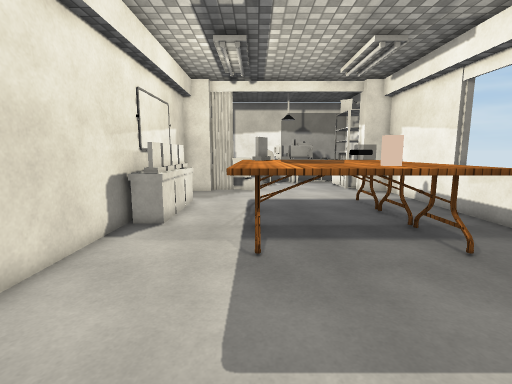
View 1 (above)

24 first-person views from a walk through a 3-D level made in the Unity game engine. The camera is 1.5 m above the floor, tilts 8° down and sees 85° across. The floor is counted in squares, 0.5 m on a side. Each view is taken from the middle of a square. On the plan, view 1 faces up. The plan holds only what a view shows up to about 20 squares ahead; the rest is blank. The place goes on beyond the plan. The player character is not drawn. Some surface patterns are stand-ins.

View 2
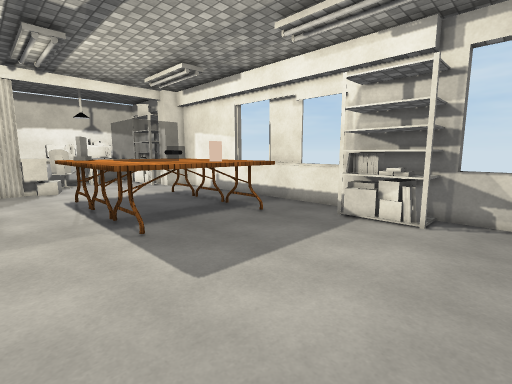

View 3
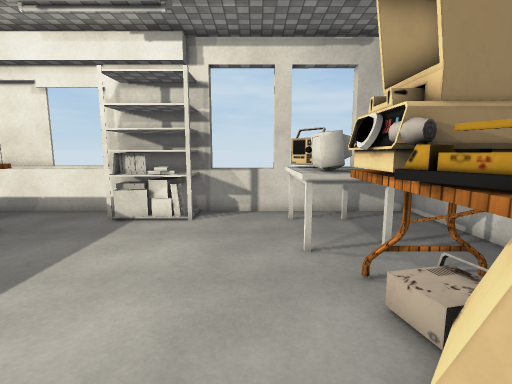

View 4
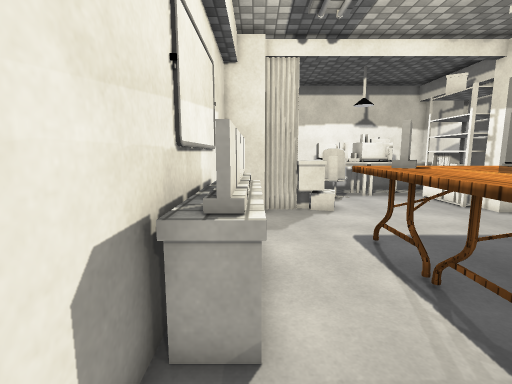

View 5
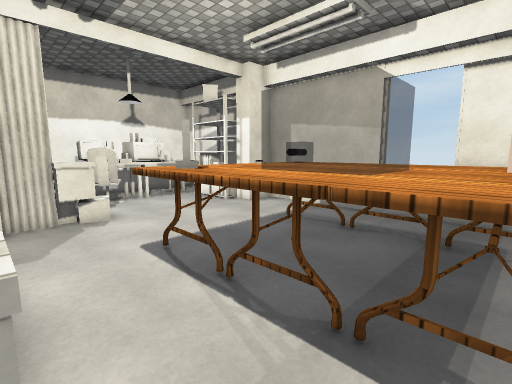

View 6
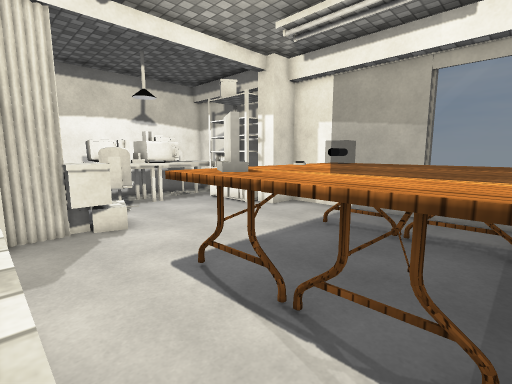

View 7
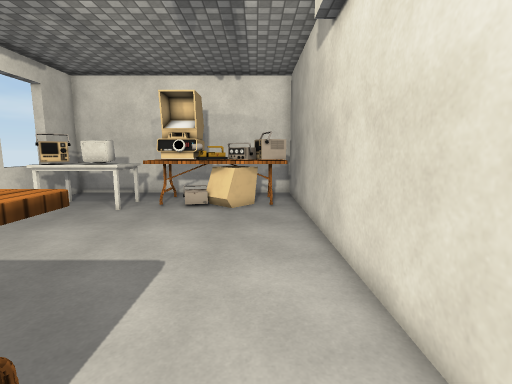

View 8
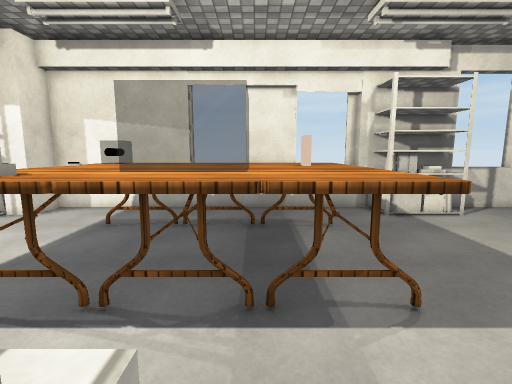

View 9
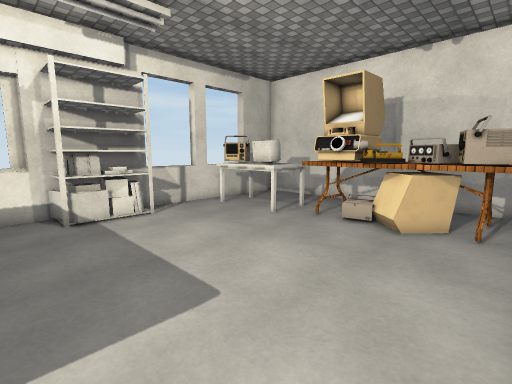

View 10
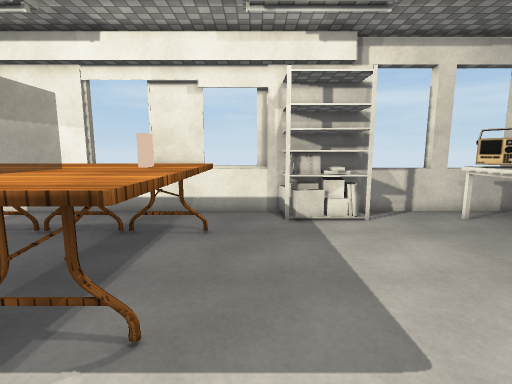

View 11
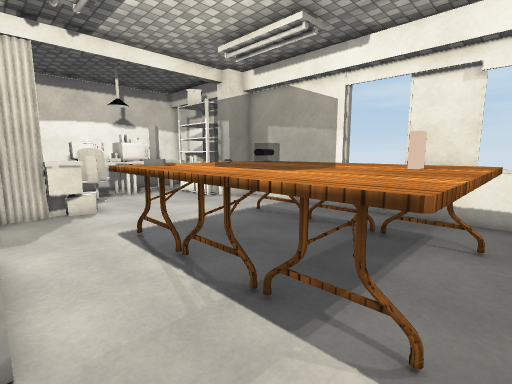

View 12
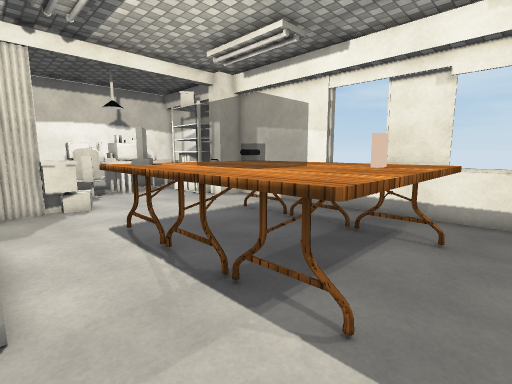

View 13
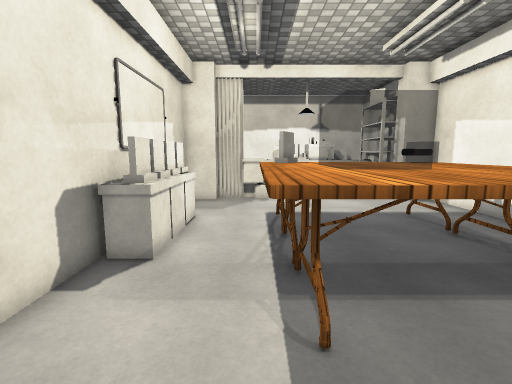

View 14
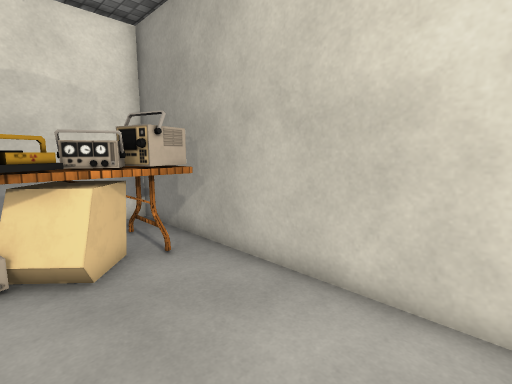

View 15
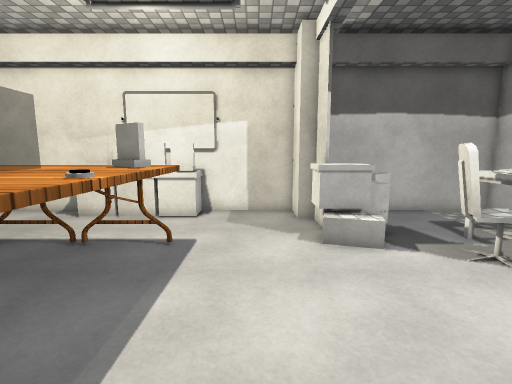

View 16
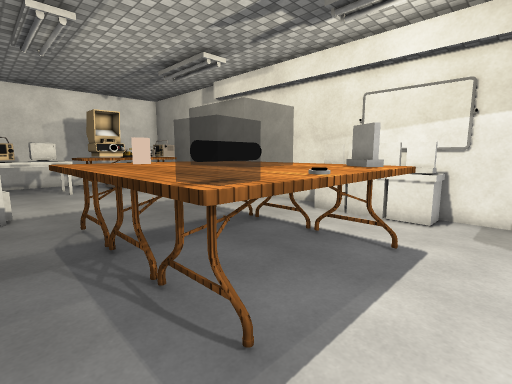

View 17
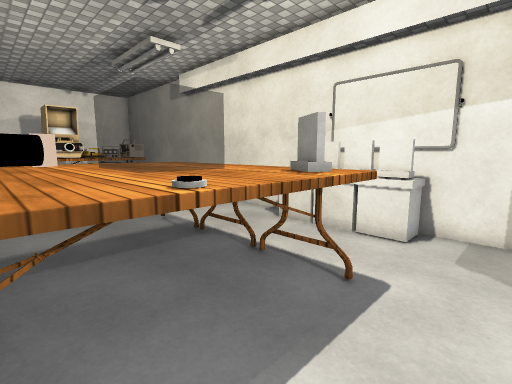

View 18
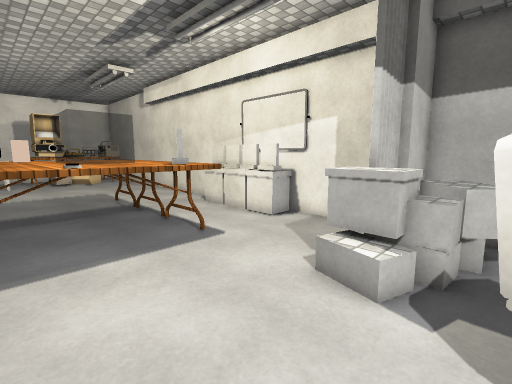

View 19
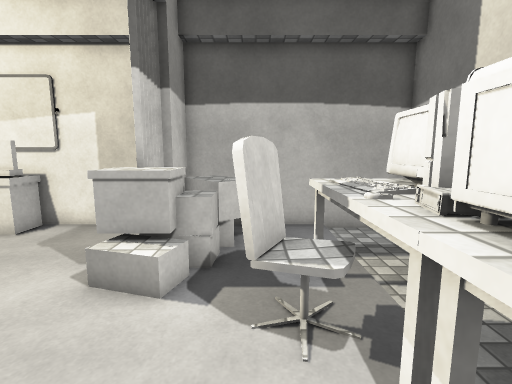

View 20
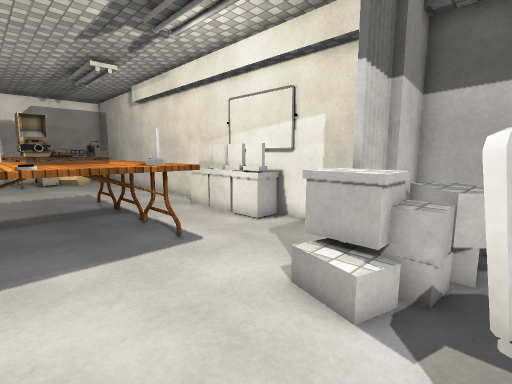

View 21
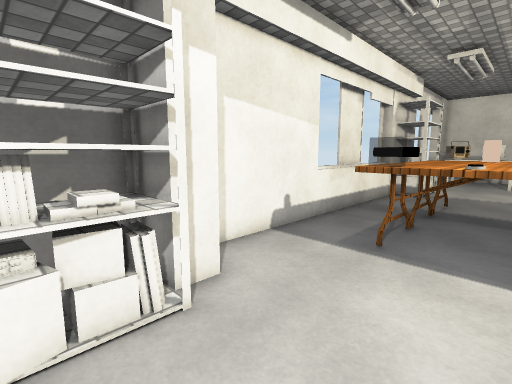

View 22
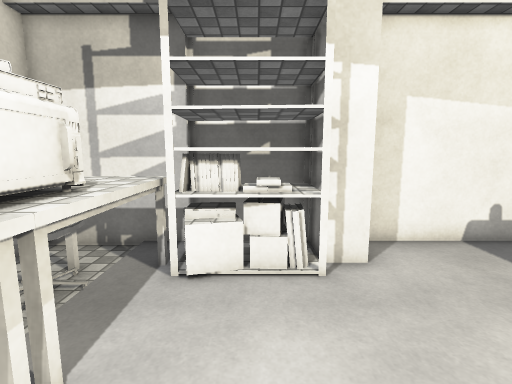

View 23
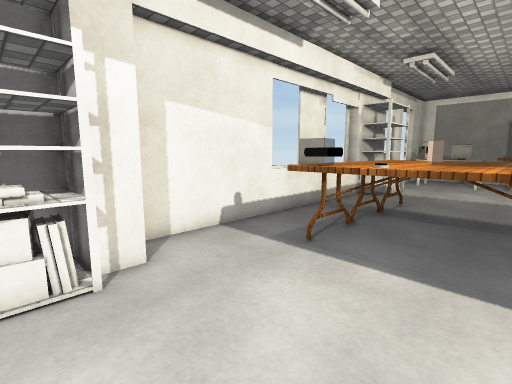

View 24
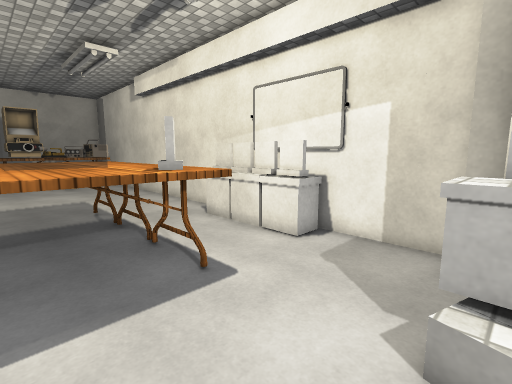

### Floor plan
Key: @ floor where view 1 was taken; # wall or solid block; . main floor; : floor 1.25 m higher than the main floor; = window, fence, low wall or low ledge; ^ raised ledge; W whiteboard; T table; B box; O other object.
Columns run from 6 left of view 1 to 11 right of it. Each row starts with its distance up from view 1.
 29 #.   ^^^####^^^
 28 #....^^^^###^^^
 27 #.....^^^^##^^###
 26 #  #...##....=###
 25    ##=........=##
 24     ###.......=##
 23 #####:=.......###
 22 ###.#=#.......###
 21 #...............#
 20 #...............#
 19 #...............#
 18 #W..............#
 17 #WO..TTTTTTTTT..#
 16 #WO..TTTTTTTTT..#
 15 #WO..TTTTTTTTT..##
 14 #WO..TT   TTTT..^^
 13 ###..TT    TTT..^^
 12 ##O..TT    TTT..^^
 11 #....TT   TTTT..^^
 10 #....TTTTTTTTT..^^
  9 #....TTTTTTTTT..^^
  8 #....TTTTTTTTT..^^
  7 #...............^^
  6 #...............=^
  5 #..............###
  4 #.............=##
  3 #.............###
  2 #.............###
  1 #.............#=#
  0 #.....@.........^^
 -1 #...............^^
 -2 #...............^
 -3 #...............##
 -4 #.BB#####T^^#BB#^
 -5 #BB###T##T^^#BB ^
 -6 #  TTTT##T^^^^^^^
 -7 #       T       ##

Where each view was taken, in squares from view 1:
view 1: 0 up, 0 right, facing up
view 2: 2 down, 4 left, facing up-right
view 3: 2 down, 4 left, facing right
view 4: 8 up, 4 left, facing up
view 5: 9 up, 4 left, facing up-right
view 6: 11 up, 4 left, facing up-right
view 7: 11 up, 3 left, facing down
view 8: 11 up, 5 left, facing right
view 9: 7 up, 5 left, facing down-right
view 10: 6 up, 4 left, facing right
view 11: 7 up, 4 left, facing up-right
view 12: 6 up, 4 left, facing up-right
view 13: 4 up, 1 left, facing up
view 14: 3 up, 0 right, facing down-left
view 15: 20 up, 9 right, facing left
view 16: 20 up, 9 right, facing down-left
view 17: 20 up, 6 right, facing down-left
view 18: 26 up, 6 right, facing down-left
view 19: 26 up, 6 right, facing left
view 20: 26 up, 5 right, facing down-left
view 21: 26 up, 3 right, facing down-right
view 22: 25 up, 1 right, facing right
view 23: 25 up, 1 right, facing down-right
view 24: 23 up, 4 right, facing down-left
